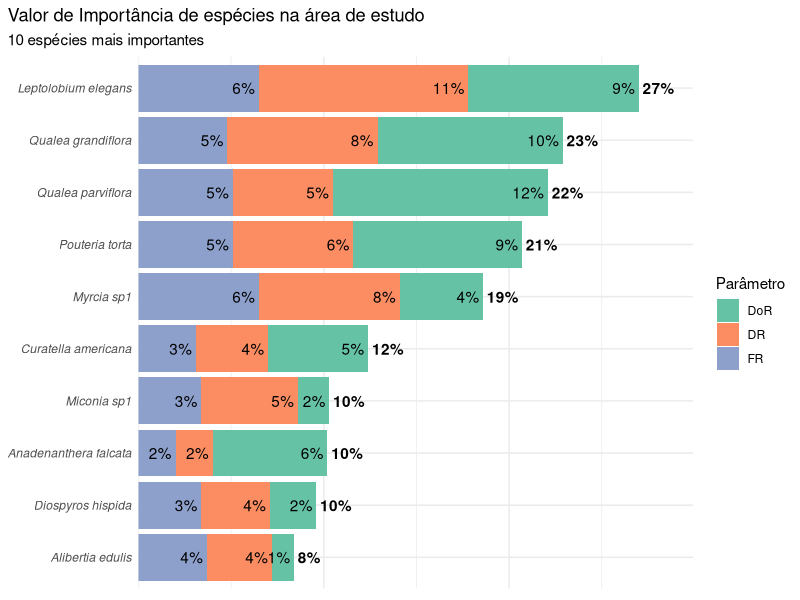

Write the R code that produced this figure.
## ---- chunk 1
# Importar base de dados
dados <- readxl::read_excel("dados_fitossociologia.xlsx")
# Visualizar dados importados
dados
# Visualizar as espécies amostradas
unique(dados$Especie)
# Visualizar as famílias amostradas
unique(dados$Familia)
## ---- chunk 2
# Definir tamanho da unidade amostral em m²
area_ua <- 100
# Número de parcelas
n_ua <- length(unique(dados$Parcela))
# Área total amostrada
A <- area_ua*n_ua
# Calcular área transversal dos indivíduos amostrados
dados$g <- pi*dados$DAP^2/40000 
# Contar número de indivíduos por espécie
N <- table(dados$Especie)
# Densidades absoluta e relativa
DA <- N*10000/A
DR <- DA/sum(DA)*100
# Frequências absoluta e relativa
FA <- sapply(unique(dados$Especie),
         function(x){
           length(unique(subset(dados,dados$Especie==x)$Parcela))/n_ua
           })*100
FA <- FA[order(names(FA))]
FR <- FA/sum(FA)*100
# Dominâncias absoluta e relativa
DOA <- aggregate(dados$g, list(dados$Especie), sum)$x*10000/A
DOR <- DOA/sum(DOA)*100

# Montar tabela
tabela_fito <- data.frame(Especie=names(N),
                          N=as.vector(N),
                          DA=round(as.vector(DA),1),
                          DR=round(as.vector(DR),1),
                          FA=round(as.vector(FA),1),
                          FR=round(as.vector(FR),1),
                          DoA=round(DOA,1),
                          DoR=round(DOR,1),
                          IVI=round(as.vector(DR+FR+DOR),1))

# Ordenar por IVI
tabela_fito <- tabela_fito[order(tabela_fito$IVI,decreasing = T),]

# Mostrar tabela
library(dplyr)
knitr::kable(tabela_fito, row.names = F)%>%
  kableExtra::kable_styling(full_width = TRUE, position = "center",fixed_thead = T)

## ---- chunk 3
library(dplyr)
library(tidyr)
library(forcats)
library(ggplot2)

# Quantidade de especies a serem mostradas no grafico
n_sp_plot <- 10

tabela_fito_long <- tabela_fito %>%
  mutate(Especie = fct_reorder(Especie, IVI)) %>% 
  select(Especie, DR, FR, DoR) %>% 
  filter(Especie != 'NI') %>% 
  filter(row_number() <= n_sp_plot) %>%
  pivot_longer(2:4, names_to = 'par', values_to = 'val')

# Plotar grafico
tabela_fito_long %>% 
  group_by(Especie) %>% 
  mutate(par = fct_reorder(par, c('DR', 'FR', 'DoR')),
         IVI = if_else(par=='DoR', sum(val), NA_real_)) %>% 
  arrange(desc(par)) %>% 
  mutate(lab_y = cumsum(val)) %>% 
  ggplot(aes(x = Especie, fill = par))+
  geom_bar(aes(y = val), stat = 'identity')+
  geom_text(aes(y = lab_y, label = paste0(round(val), '%')), hjust = 1, nudge_y = -.2)+
  geom_text(aes(y = IVI, label = paste0(round(IVI), '%')), fontface = 'bold', hjust = 0, nudge_y = .2)+
  coord_flip()+
  scale_y_continuous(expand=c(0,0), limits = function(x){c(0,max(x)*1.1)})+
  scale_fill_brewer(name = 'Parâmetro', palette = 'Set2')+
  labs(title = 'Valor de Importância de espécies na área de estudo',
       subtitle = paste0(n_sp_plot, ' espécies mais importantes'))+
  theme_minimal()+
  theme(axis.title = element_blank(),
        axis.line.x = element_blank(),
        axis.text.x = element_blank(),
        axis.ticks.x = element_blank(),
        axis.text.y = element_text(face = 'italic'),
        plot.title.position = 'plot')
